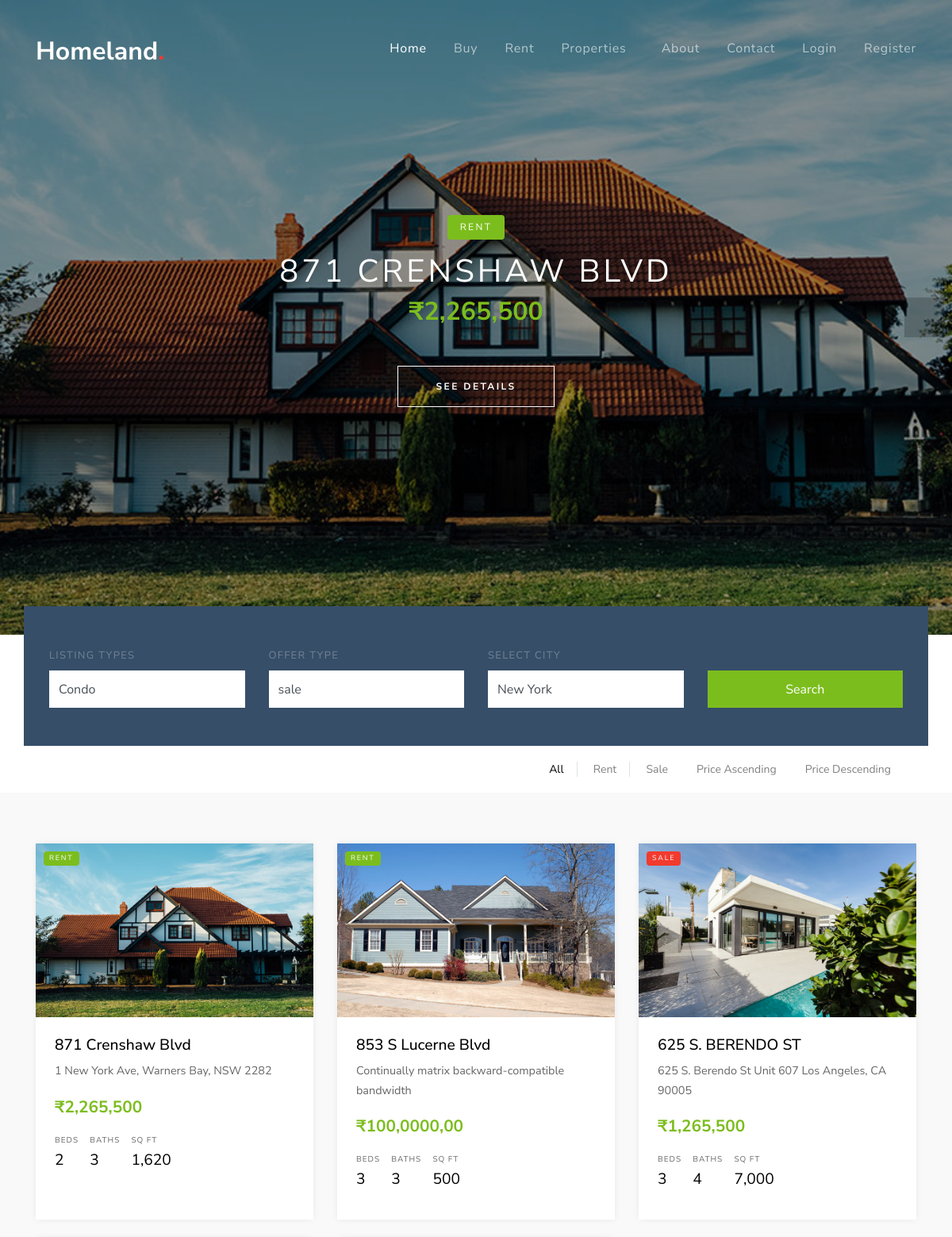
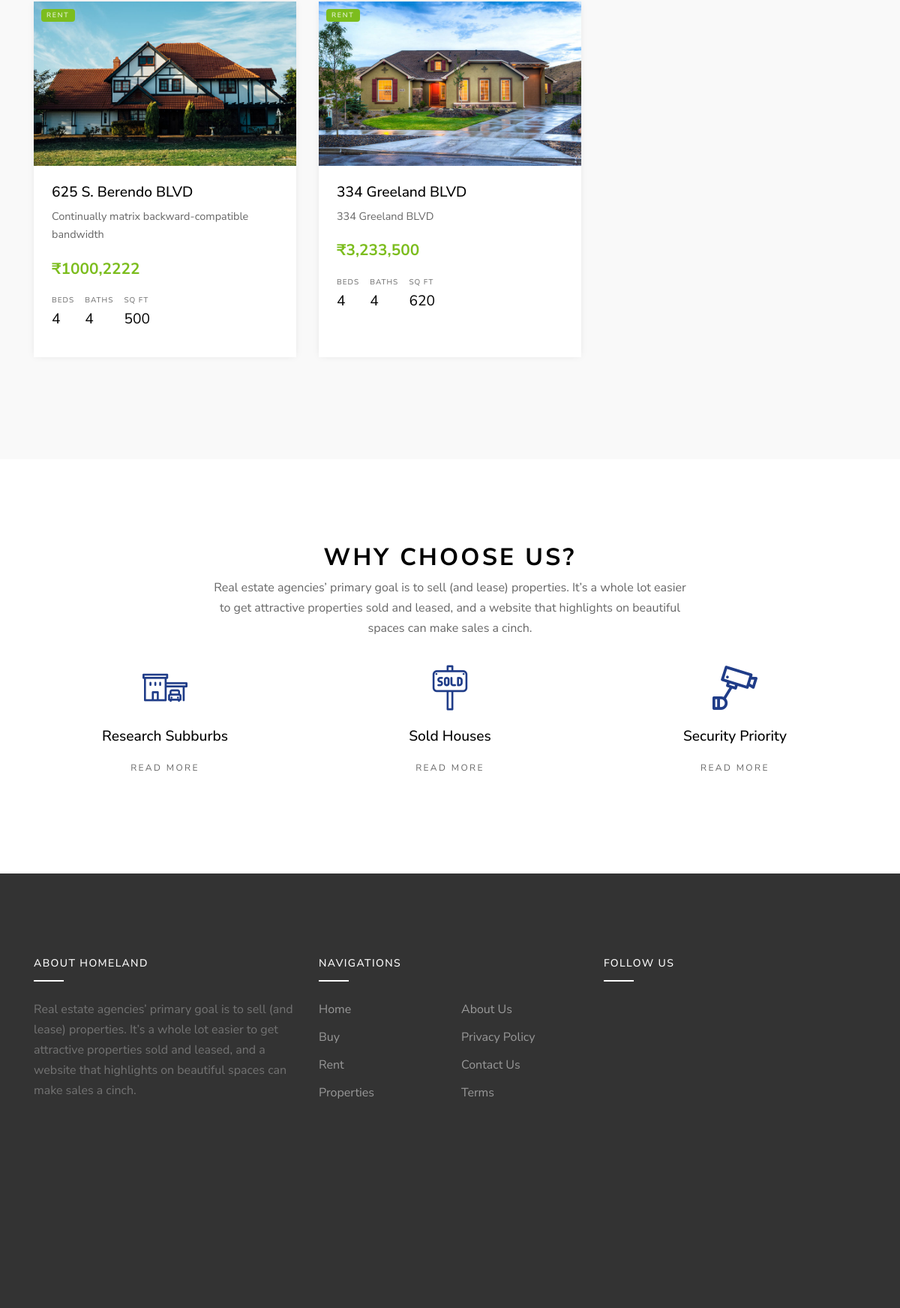
The page / on the database its author committed (2 pictures, top to bottom).
### tables this page shows
CREATE TABLE `props` (
  `id` int(10) NOT NULL,
  `name` varchar(200) NOT NULL,
  `location` varchar(200) NOT NULL,
  `image` varchar(200) NOT NULL,
  `price` varchar(200) NOT NULL,
  `beds` int(10) NOT NULL,
  `baths` int(20) NOT NULL,
  `sq_ft` varchar(30) NOT NULL,
  `home_type` varchar(200) NOT NULL,
  `year_built` varchar(200) NOT NULL,
  `type` varchar(200) NOT NULL,
  `price_sqft` int(30) NOT NULL,
  `description` text NOT NULL,
  `admin_name` varchar(200) NOT NULL,
  `created_at` timestamp NOT NULL DEFAULT current_timestamp()
);

### index.php (the view, shortened to what this page needs)
<?php require "includes/header.php"; ?>
<?php require "config/config.php"; ?>
<?php
  $select = $conn->query("SELECT * FROM props ORDER BY name DESC");
  $select->execute();
  $props = $select->fetchAll(PDO::FETCH_OBJ);
?>
    <div class="slide-one-item home-slider owl-carousel">
     <?php foreach($props as $prop) : ?>
        <div class="site-blocks-cover overlay" style="background-image: url(<?php echo THUMBNAILMURL; ?>/<?php echo $prop->image; ?>);" data-aos="fade" data-stellar-background-ratio="0.5">
          <div class="container">
            <div class="row align-items-center justify-content-center text-center">
                <div class="col-md-10">
                  <span class="d-inline-block bg-<?php if($prop->type == "rent") { echo "success"; } else { echo "danger"; }?> text-white px-3 mb-3 property-offer-type rounded"><?php echo $prop->type; ?></span>
                  <h1 class="mb-2"><?php echo $prop->name; ?></h1>
                  <p class="mb-5"><strong class="h2 text-success font-weight-bold">₹<?php echo $prop->price; ?></strong></p>
                  <p><a href="property-details.php?id=<?php echo $prop->id; ?>" class="btn btn-white btn-outline-white py-3 px-5 rounded-0 btn-2">See Details</a></p>
                </div>
            </div>
          </div>
        </div>
      <?php endforeach; ?>
    </div>
    <div class="site-section site-section-sm pb-0">
      <div class="container">
        <div class="row">
          <form class="form-search col-md-12" method="POST" action="search.php" style="margin-top: -100px;">
            <div class="row  align-items-end">
              <div class="col-md-3">
                <label for="list-types">Listing Types</label>
                <div class="select-wrap">
                  <select name="types" id="list-types" class="form-control d-block rounded-0">
                    <?php foreach($allCategories as $category) : ?>
                      <option value="<?php echo $category->name; ?>"><?php echo str_replace('-', ' ', $category->name); ?></option>
                    <?php endforeach; ?>
                  </select>
                </div>
              </div>
              <div class="col-md-3">
                <label for="offer-types">Offer Type</label>
                <div class="select-wrap">
                  <select name="offers" id="offer-types" class="form-control d-block rounded-0">
                    <option value="sale">sale</option>
                  </select>
                </div>
              </div>
              <div class="col-md-3">
                <label for="select-city">Select City</label>
                <div class="select-wrap">
                  <select name="cities" id="select-city" class="form-control d-block rounded-0">
                    <option value="new york">New York</option>
                  </select>
                </div>
              </div>
              <div class="col-md-3">
                <input type="submit" name="submit" class="btn btn-success text-white btn-block rounded-0" value="Search">
              </div>
            </div>
          </form>
        </div>
        <div class="row">
          <div class="col-md-12">
            <div class="view-options bg-white py-3 px-3 d-md-flex align-items-center">
              <div class="ml-auto d-flex align-items-center">
                <div>
                  <a href="<?php echo APPURL; ?>" class="view-list px-3 border-right active">All</a>
                  <a href="rent.php?type=rent" class="view-list px-3 border-right">Rent</a>
                  <a href="sale.php?type=sale" class="view-list px-3">Sale</a>
                  <a href="price.php?price=ASC" class="view-list px-3">Price Ascending</a>
                  <a href="price.php?price=DESC" class="view-list px-3">Price Descending</a>
                </div>
              </div>
            </div>
          </div>
        </div>
      </div>
    </div>
    <div class="site-section site-section-sm bg-light">
      <div class="container">
        <div class="row mb-5">
          <?php foreach($props as $prop) : ?>
          <div class="col-md-6 col-lg-4 mb-4">
            <div class="property-entry h-100">
              <a href="property-details.php?id=<?php echo $prop->id; ?>" class="property-thumbnail">
                <div class="offer-type-wrap">
                  <span class="offer-type bg-<?php if($prop->type == "rent") { echo "success"; } else { echo "danger"; }?>"><?php echo $prop->type; ?></span>
                </div>
                <img src="<?php echo THUMBNAILMURL;?>/<?php echo $prop->image; ?>" alt="Image" class="img-fluid">
              </a>
              <div class="p-4 property-body">
                <h2 class="property-title"><a href="property-details.php?id=<?php echo $prop->id; ?>"><?php echo $prop->name; ?></a></h2>
                <span class="property-location d-block mb-3"><span class="property-icon icon-room"></span> <?php echo $prop->location; ?></span>
                <strong class="property-price text-primary mb-3 d-block text-success">₹<?php echo $prop->price; ?></strong>
                <ul class="property-specs-wrap mb-3 mb-lg-0">
                  <li>
                    <span class="property-specs">Beds</span>
                    <span class="property-specs-number"><?php echo $prop->beds; ?></span>
                  </li>
                  <li>
                    <span class="property-specs">Baths</span>
                    <span class="property-specs-number"><?php echo $prop->baths; ?></span>
                  </li>
                  <li>
                    <span class="property-specs">SQ FT</span>
                    <span class="property-specs-number"><?php echo $prop->sq_ft; ?></span>
                  </li>
                </ul>
              </div>
            </div>
          </div>
          <?php endforeach; ?>
        </div>
      </div>
    </div>
    <div class="site-section">
      <div class="container">
        <div class="row justify-content-center">
          <div class="col-md-7 text-center">
            <div class="site-section-title">
              <h2>Why Choose Us?</h2>
            </div>
            <p>Real estate agencies’ primary goal is to sell (and lease) properties. It’s a whole lot easier to get attractive properties sold and leased, and a website that highlights on beautiful spaces can make sales a cinch.</p>
          </div>
        </div>
        <div class="row">
          <div class="col-md-6 col-lg-4">
            <a href="#" class="service text-center">
              <span class="icon flaticon-house"></span>
              <h2 class="service-heading">Research Subburbs</h2>
              <p><span class="read-more">Read More</span></p>
            </a>
          </div>
          <div class="col-md-6 col-lg-4">
            <a href="#" class="service text-center">
              <span class="icon flaticon-sold"></span>
              <h2 class="service-heading">Sold Houses</h2>
              <p><span class="read-more">Read More</span></p>
            </a>
          </div>
          <div class="col-md-6 col-lg-4">
            <a href="#" class="service text-center">
              <span class="icon flaticon-camera"></span>
              <h2 class="service-heading">Security Priority</h2>
              <p><span class="read-more">Read More</span></p>
            </a>
          </div>
        </div>
      </div>
    </div>
<?php require "includes/footer.php"; ?>

### includes/header.php (shortened to what this page needs)
<?php
  require dirname(dirname(__FILE__)) . "/config/config.php";
  $categories = $conn->query("SELECT * FROM categories");
  $categories->execute();
  $allCategories = $categories->fetchAll(PDO::FETCH_OBJ);
?><!DOCTYPE html>
<html lang="en">
  <head>
    <link rel="stylesheet" href="<?php echo APPURL; ?>/fonts/icomoon/style.css">
    <link rel="stylesheet" href="<?php echo APPURL; ?>/css/bootstrap.min.css">
    <link rel="stylesheet" href="<?php echo APPURL; ?>/css/magnific-popup.css">
    <link rel="stylesheet" href="<?php echo APPURL; ?>/css/jquery-ui.css">
    <link rel="stylesheet" href="<?php echo APPURL; ?>/css/owl.carousel.min.css">
    <link rel="stylesheet" href="<?php echo APPURL; ?>/css/owl.theme.default.min.css">
    <link rel="stylesheet" href="<?php echo APPURL; ?>/css/bootstrap-datepicker.css">
    <link rel="stylesheet" href="<?php echo APPURL; ?>/css/mediaelementplayer.css">
    <link rel="stylesheet" href="<?php echo APPURL; ?>/css/animate.css">
    <link rel="stylesheet" href="<?php echo APPURL; ?>/fonts/flaticon/font/flaticon.css">
    <link rel="stylesheet" href="<?php echo APPURL; ?>/css/fl-bigmug-line.css">
    <link rel="stylesheet" href="<?php echo APPURL; ?>/css/aos.css">
    <link rel="stylesheet" href="<?php echo APPURL; ?>/css/style.css">
  </head>
  <body>
  <div class="site-wrap">
    <div class="site-navbar mt-4">
        <div class="container py-1">
          <div class="row align-items-center">
            <div class="col-8 col-md-8 col-lg-4">
              <h1 class="mb-0"><a href="<?php echo APPURL; ?>" class="text-white h2 mb-0"><strong>Homeland<span class="text-danger">.</span></strong></a></h1>
            </div>
            <div class="col-4 col-md-4 col-lg-8">
              <nav class="site-navigation text-right text-md-right" role="navigation">
                <ul class="site-menu js-clone-nav d-none d-lg-block">
                  <li class="active">
                    <a href="<?php echo APPURL; ?>">Home</a>
                  </li>
                  <li><a href="<?php echo APPURL; ?>/sale.php?type=sale">Buy</a></li>
                  <li><a href="<?php echo APPURL; ?>/rent.php?type=rent">Rent</a></li>
                  <li class="has-children">
                    <a href="#">Properties</a>
                  </li>
                  <li><a href="<?php echo APPURL; ?>/about.php">About</a></li>
                  <li><a href="<?php echo APPURL; ?>/contact.php">Contact</a></li>
                  <?php if(isset($_SESSION['username'])) : ?>
                    <li class="has-children">
                      <a href="#"><?php echo $_SESSION['username']; ?></a>
                      <ul class="dropdown arrow-top">
                      <li><a href="<?php echo APPURL; ?>/user/favourites.php">Favourites</a></li>
                      <li><a href="<?php echo APPURL; ?>/user/requests.php">Requests</a></li>
                      <li><a href="<?php echo APPURL; ?>/auth/logout.php">Logout</a></li>
                      </ul>
                    </li>
                  <?php else : ?>
                    <li><a href="<?php echo APPURL; ?>/auth/login.php">Login</a></li>
                    <li><a href="<?php echo APPURL; ?>/auth/register.php">Register</a></li>
                  <?php endif; ?>
                </ul>
              </nav>
            </div>
          </div>
        </div>
      </div>
    </div>

### includes/footer.php (shortened to what this page needs)
    <footer class="site-footer">
      <div class="container">
        <div class="row">
          <div class="col-lg-4">
            <div class="mb-5">
              <h3 class="footer-heading mb-4">About Homeland</h3>
              <p>Real estate agencies’ primary goal is to sell (and lease) properties. It’s a whole lot easier to get attractive properties sold and leased, and a website that highlights on beautiful spaces can make sales a cinch.</p>
            </div>
          </div>
          <div class="col-lg-4 mb-5 mb-lg-0">
            <div class="row mb-5">
              <div class="col-md-12">
                <h3 class="footer-heading mb-4">Navigations</h3>
              </div>
              <div class="col-md-6 col-lg-6">
                <ul class="list-unstyled">
                  <li><a href="#">Home</a></li>
                  <li><a href="#">Buy</a></li>
                  <li><a href="#">Rent</a></li>
                  <li><a href="#">Properties</a></li>
                </ul>
              </div>
              <div class="col-md-6 col-lg-6">
                <ul class="list-unstyled">
                  <li><a href="#">About Us</a></li>
                  <li><a href="#">Privacy Policy</a></li>
                  <li><a href="#">Contact Us</a></li>
                  <li><a href="#">Terms</a></li>
                </ul>
              </div>
            </div>
          </div>
          <div class="col-lg-4 mb-5 mb-lg-0">
            <h3 class="footer-heading mb-4">Follow Us</h3>
                <div>
                  <a href="#" class="pl-0 pr-3"><span class="icon-facebook"></span></a>
                  <a href="#" class="pl-3 pr-3"><span class="icon-twitter"></span></a>
                  <a href="#" class="pl-3 pr-3"><span class="icon-instagram"></span></a>
                  <a href="#" class="pl-3 pr-3"><span class="icon-linkedin"></span></a>
                </div>
          </div>
        </div>
        <div class="row pt-5 mt-5 text-center">
          <div class="col-md-12">
          </div>
        </div>
      </div>
    </footer>
  </body>
</html>

### rows shown on the page
props: image (picture), type "RENT", name "871 CRENSHAW BLVD", price "2,265,500", name "871 Crenshaw Blvd", location "1 New York Ave, Warners Bay, NSW 2282", beds "2", baths "3", sq_ft "1,620"
props: type "RENT", image (picture), name "853 S Lucerne Blvd", location "Continually matrix backward-compatible bandwidth", price "100,0000,00", beds "3", baths "3", sq_ft "500"
props: type "SALE", image (picture), name "625 S. BERENDO ST", location "625 S. Berendo St Unit 607 Los Angeles, CA 90005", price "1,265,500", beds "3", baths "4", sq_ft "7,000"
props: type "RENT", image (picture), name "625 S. Berendo BLVD", location "Continually matrix backward-compatible bandwidth", price "1000,2222", beds "4", baths "4", sq_ft "500"
props: type "RENT", image (picture), name "334 Greeland BLVD", location "334 Greeland BLVD", price "3,233,500", beds "4", baths "4", sq_ft "620"

### other values the page prints
form field types "Condo"
